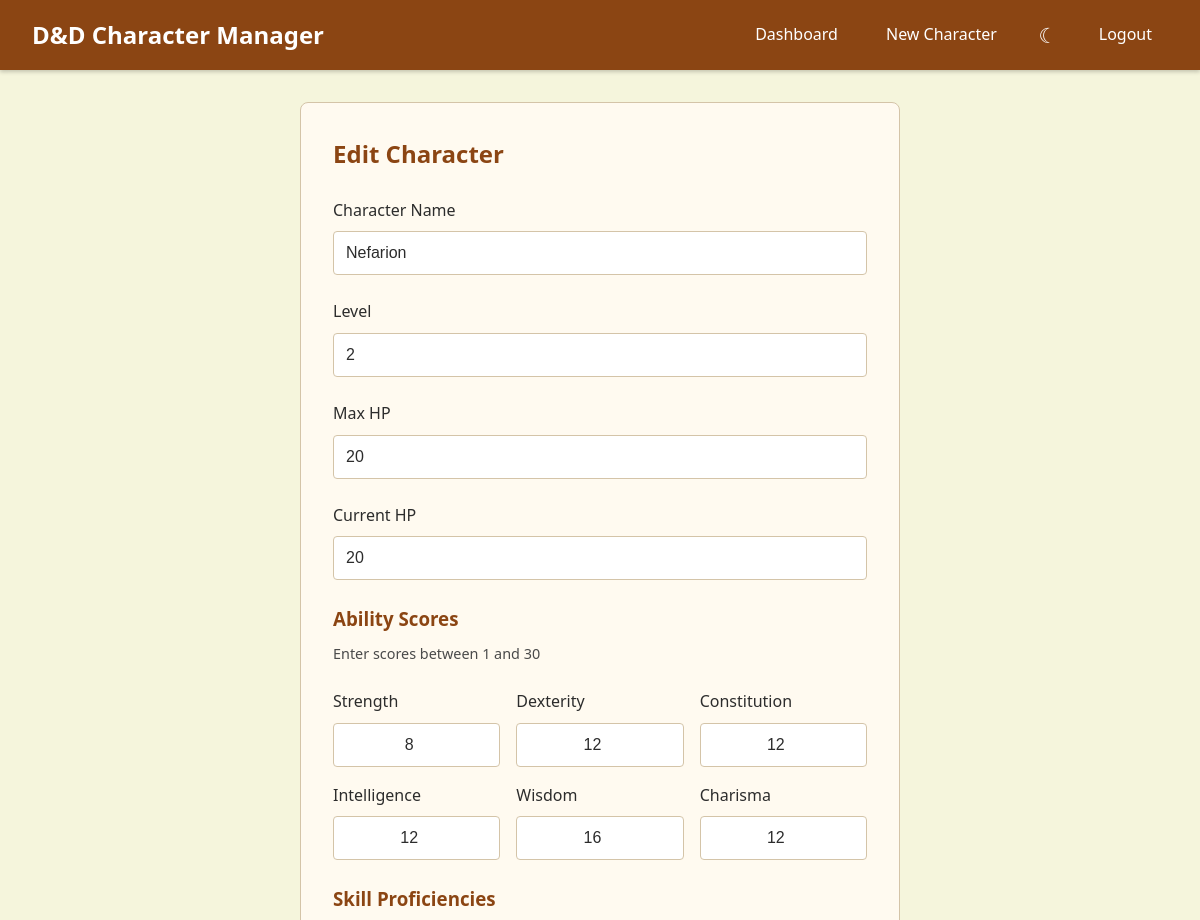
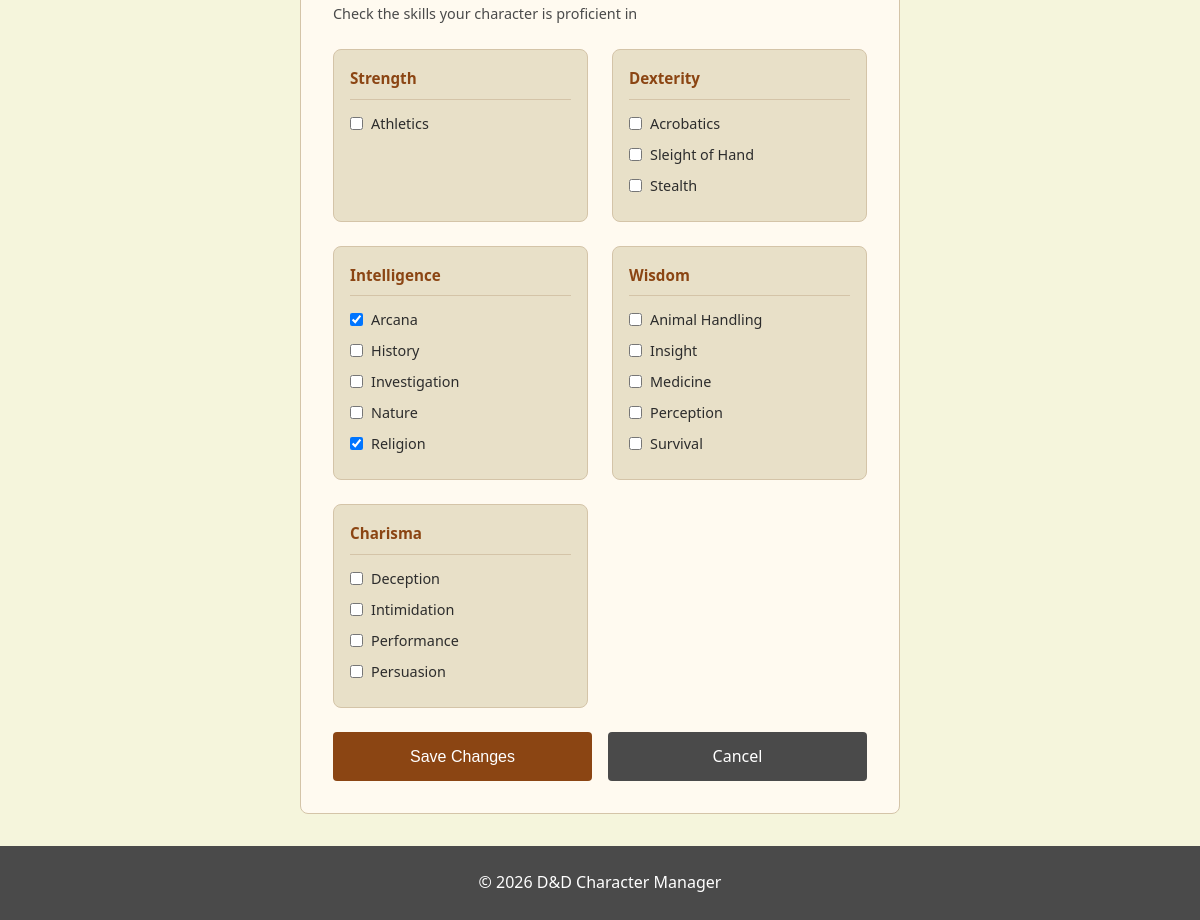
Screenshot of /character/3/edit (signed in) with the database file from the repository (2 pictures, top to bottom).
### models.py (models this page shows, shortened)
class Character(db.Model):
    id = db.Column(db.Integer, primary_key=True)
    name = db.Column(db.String(100), nullable=False)
    level = db.Column(db.Integer, nullable=False, default=1)
    max_hp = db.Column(db.Integer, nullable=False, default=10)
    current_hp = db.Column(db.Integer, nullable=False, default=10)
    strength = db.Column(db.Integer, nullable=False)
    dexterity = db.Column(db.Integer, nullable=False)
    constitution = db.Column(db.Integer, nullable=False)
    intelligence = db.Column(db.Integer, nullable=False)
    wisdom = db.Column(db.Integer, nullable=False)
    charisma = db.Column(db.Integer, nullable=False)
    user_id = db.Column(db.Integer, db.ForeignKey('user.id'), nullable=False)
    skill_proficiencies = db.relationship('SkillProficiency', backref='character', lazy=True, cascade='all, delete-orphan')
    def get_proficient_skills(self):
        proficiencies = SkillProficiency.query.filter_by(character_id=self.id).all()
        return {p.skill_name for p in proficiencies}

### routes.py (the view, shortened to what this page needs)
@routes.route('/character/<int:character_id>/edit', methods=['GET', 'POST'])
def edit_character(character_id):
    if 'user_id' not in session:
        return redirect(url_for('routes.login'))
    character = Character.query.get_or_404(character_id)
    if character.user_id != session['user_id']:
        flash('You do not have permission to edit this character.', 'error')
        return redirect(url_for('routes.dashboard'))
    proficient_skills = character.get_proficient_skills()
    return render_template('edit_character.html', character=character, skill_list=SKILL_LIST, proficient_skills=proficient_skills)

### templates/edit_character.html (shortened to what this page needs)
{% extends "base.html" %}
{% block content %}
<div class="character-form-container">
    <h2>Edit Character</h2>
    <form method="POST" class="character-form">
        <div class="form-group">
            <label for="name">Character Name</label>
            <input type="text" id="name" name="name" required maxlength="100" value="{{ character.name }}">
        </div>
        <div class="form-group">
            <label for="level">Level</label>
            <input type="number" id="level" name="level" min="1" max="20" value="{{ character.level }}" required>
        </div>
        <div class="form-group">
            <label for="max_hp">Max HP</label>
            <input type="number" id="max_hp" name="max_hp" min="1" max="999" value="{{ character.max_hp }}" required>
        </div>
        <div class="form-group">
            <label for="current_hp">Current HP</label>
            <input type="number" id="current_hp" name="current_hp" min="0" max="999" value="{{ character.current_hp }}" required>
        </div>
        <h3>Ability Scores</h3>
        <p class="form-hint">Enter scores between 1 and 30</p>
        <div class="ability-grid">
            <div class="ability-field">
                <label for="strength">Strength</label>
                <input type="number" id="strength" name="strength" min="1" max="30" value="{{ character.strength }}" required>
            </div>
            <div class="ability-field">
                <label for="dexterity">Dexterity</label>
                <input type="number" id="dexterity" name="dexterity" min="1" max="30" value="{{ character.dexterity }}" required>
            </div>
            <div class="ability-field">
                <label for="constitution">Constitution</label>
                <input type="number" id="constitution" name="constitution" min="1" max="30" value="{{ character.constitution }}" required>
            </div>
            <div class="ability-field">
                <label for="intelligence">Intelligence</label>
                <input type="number" id="intelligence" name="intelligence" min="1" max="30" value="{{ character.intelligence }}" required>
            </div>
            <div class="ability-field">
                <label for="wisdom">Wisdom</label>
                <input type="number" id="wisdom" name="wisdom" min="1" max="30" value="{{ character.wisdom }}" required>
            </div>
            <div class="ability-field">
                <label for="charisma">Charisma</label>
                <input type="number" id="charisma" name="charisma" min="1" max="30" value="{{ character.charisma }}" required>
            </div>
        </div>
        <h3>Skill Proficiencies</h3>
        <p class="form-hint">Check the skills your character is proficient in</p>
        <div class="skills-section">
            <div class="skill-group">
                <h4>Strength</h4>
                <div class="skill-checkbox">
                    <input type="checkbox" id="skill_athletics" name="skill_athletics" {% if 'Athletics' in proficient_skills %}checked{% endif %}>
                    <label for="skill_athletics">Athletics</label>
                </div>
            </div>
            <div class="skill-group">
                <h4>Dexterity</h4>
                <div class="skill-checkbox">
                    <input type="checkbox" id="skill_acrobatics" name="skill_acrobatics" {% if 'Acrobatics' in proficient_skills %}checked{% endif %}>
                    <label for="skill_acrobatics">Acrobatics</label>
                </div>
                <div class="skill-checkbox">
                    <input type="checkbox" id="skill_sleight_of_hand" name="skill_sleight_of_hand" {% if 'Sleight of Hand' in proficient_skills %}checked{% endif %}>
                    <label for="skill_sleight_of_hand">Sleight of Hand</label>
                </div>
                <div class="skill-checkbox">
                    <input type="checkbox" id="skill_stealth" name="skill_stealth" {% if 'Stealth' in proficient_skills %}checked{% endif %}>
                    <label for="skill_stealth">Stealth</label>
                </div>
            </div>
            <div class="skill-group">
                <h4>Intelligence</h4>
                <div class="skill-checkbox">
                    <input type="checkbox" id="skill_arcana" name="skill_arcana" {% if 'Arcana' in proficient_skills %}checked{% endif %}>
                    <label for="skill_arcana">Arcana</label>
                </div>
                <div class="skill-checkbox">
                    <input type="checkbox" id="skill_history" name="skill_history" {% if 'History' in proficient_skills %}checked{% endif %}>
                    <label for="skill_history">History</label>
                </div>
                <div class="skill-checkbox">
                    <input type="checkbox" id="skill_investigation" name="skill_investigation" {% if 'Investigation' in proficient_skills %}checked{% endif %}>
                    <label for="skill_investigation">Investigation</label>
                </div>
                <div class="skill-checkbox">
                    <input type="checkbox" id="skill_nature" name="skill_nature" {% if 'Nature' in proficient_skills %}checked{% endif %}>
                    <label for="skill_nature">Nature</label>
                </div>
                <div class="skill-checkbox">
                    <input type="checkbox" id="skill_religion" name="skill_religion" {% if 'Religion' in proficient_skills %}checked{% endif %}>
                    <label for="skill_religion">Religion</label>
                </div>
            </div>
            <div class="skill-group">
                <h4>Wisdom</h4>
                <div class="skill-checkbox">
                    <input type="checkbox" id="skill_animal_handling" name="skill_animal_handling" {% if 'Animal Handling' in proficient_skills %}checked{% endif %}>
                    <label for="skill_animal_handling">Animal Handling</label>
                </div>
                <div class="skill-checkbox">
                    <input type="checkbox" id="skill_insight" name="skill_insight" {% if 'Insight' in proficient_skills %}checked{% endif %}>
                    <label for="skill_insight">Insight</label>
                </div>
                <div class="skill-checkbox">
                    <input type="checkbox" id="skill_medicine" name="skill_medicine" {% if 'Medicine' in proficient_skills %}checked{% endif %}>
                    <label for="skill_medicine">Medicine</label>
                </div>
                <div class="skill-checkbox">
                    <input type="checkbox" id="skill_perception" name="skill_perception" {% if 'Perception' in proficient_skills %}checked{% endif %}>
                    <label for="skill_perception">Perception</label>
                </div>
                <div class="skill-checkbox">
                    <input type="checkbox" id="skill_survival" name="skill_survival" {% if 'Survival' in proficient_skills %}checked{% endif %}>
                    <label for="skill_survival">Survival</label>
                </div>
            </div>
            <div class="skill-group">
                <h4>Charisma</h4>
                <div class="skill-checkbox">
                    <input type="checkbox" id="skill_deception" name="skill_deception" {% if 'Deception' in proficient_skills %}checked{% endif %}>
                    <label for="skill_deception">Deception</label>
                </div>
                <div class="skill-checkbox">
                    <input type="checkbox" id="skill_intimidation" name="skill_intimidation" {% if 'Intimidation' in proficient_skills %}checked{% endif %}>
                    <label for="skill_intimidation">Intimidation</label>
                </div>
                <div class="skill-checkbox">
                    <input type="checkbox" id="skill_performance" name="skill_performance" {% if 'Performance' in proficient_skills %}checked{% endif %}>
                    <label for="skill_performance">Performance</label>
                </div>
                <div class="skill-checkbox">
                    <input type="checkbox" id="skill_persuasion" name="skill_persuasion" {% if 'Persuasion' in proficient_skills %}checked{% endif %}>
                    <label for="skill_persuasion">Persuasion</label>
                </div>
            </div>
        </div>
        <div class="form-actions">
            <button type="submit" class="btn btn-primary">Save Changes</button>
            <a href="{{ url_for('routes.view_character', character_id=character.id) }}" class="btn btn-secondary">Cancel</a>
        </div>
    </form>
</div>
{% endblock %}

### static/style.css (style rules this page uses)
* { margin: 0; padding: 0; box-sizing: border-box; }
:root { --primary-color: #8b4513; --primary-hover: #6d3610; --secondary-color: #4a4a4a; --danger-color: #c0392b; --danger-hover: #a93226; --bg-color: #f5f5dc; --card-bg: #fffaf0; --text-color: #2c2c2c; --border-color: #d4c4a8; --success-color: #27ae60; --error-color: #e74c3c; --input-bg: #fff; --input-text: #2c2c2c; --stat-preview-bg: #e8e0c8; }
body { font-family: 'Segoe UI', Tahoma, Geneva, Verdana, sans-serif; background-color: var(--bg-color); color: var(--text-color); line-height: 1.6; min-height: 100vh; display: flex; flex-direction: column; }
.btn { display: inline-block; padding: 0.75rem 1.5rem; text-decoration: none; border-radius: 4px; border: none; cursor: pointer; font-size: 1rem; transition: background-color 0.3s; }
.btn-primary { background-color: var(--primary-color); color: #fff; }
.btn-secondary { background-color: var(--secondary-color); color: #fff; }
.form-group label { display: block; margin-bottom: 0.5rem; font-weight: 500; }
.form-group input { width: 100%; padding: 0.75rem; border: 1px solid var(--border-color); border-radius: 4px; font-size: 1rem; background-color: var(--input-bg); color: var(--input-text); }
.character-form-container { max-width: 600px; margin: 0 auto; background-color: var(--card-bg); padding: 2rem; border-radius: 8px; border: 1px solid var(--border-color); }
.character-form-container h2 { color: var(--primary-color); margin-bottom: 1.5rem; }
.character-form .form-group { margin-bottom: 1.5rem; }
.form-hint { color: var(--secondary-color); font-size: 0.9rem; margin-bottom: 1.5rem; }
.form-actions { display: flex; gap: 1rem; }
.form-actions .btn { flex: 1; text-align: center; }
.character-form-container h3 { color: var(--primary-color); margin-bottom: 0.5rem; margin-top: 1.5rem; }
.ability-grid { display: grid; grid-template-columns: repeat(3, 1fr); gap: 1rem; margin-bottom: 1rem; }
.ability-field label { display: block; margin-bottom: 0.5rem; font-weight: 500; }
.ability-field input { width: 100%; padding: 0.75rem; border: 1px solid var(--border-color); border-radius: 4px; font-size: 1rem; text-align: center; background-color: var(--input-bg); color: var(--input-text); }
.skills-section { display: grid; grid-template-columns: repeat(auto-fit, minmax(180px, 1fr)); gap: 1.5rem; margin-bottom: 1.5rem; }
.skill-group { background-color: var(--stat-preview-bg); padding: 1rem; border-radius: 8px; border: 1px solid var(--border-color); }
.skill-group h4 { color: var(--primary-color); margin-bottom: 0.75rem; font-size: 0.95rem; border-bottom: 1px solid var(--border-color); padding-bottom: 0.5rem; }
.skill-checkbox { display: flex; align-items: center; gap: 0.5rem; margin-bottom: 0.5rem; }
.skill-checkbox input { width: auto; cursor: pointer; }
.skill-checkbox label { cursor: pointer; font-size: 0.9rem; }

### rows the page displays
Character: name "Nefarion", level "2", max_hp "20", current_hp "20", strength "8", dexterity "12", constitution "12", intelligence "12", wisdom "16", charisma "12"
